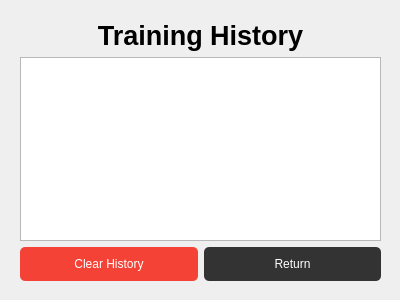
<?xml version="1.0" encoding="UTF-8"?>
<ui version="4.0">
 <class>HistoryDialog</class>
 <widget class="QDialog" name="HistoryDialog">
  <property name="geometry">
   <rect>
    <x>0</x>
    <y>0</y>
    <width>400</width>
    <height>300</height>
   </rect>
  </property>
  <widget class="QWidget" name="verticalLayoutWidget">
   <property name="geometry">
    <rect>
     <x>20</x>
     <y>20</y>
     <width>361</width>
     <height>261</height>
    </rect>
   </property>
   <layout class="QVBoxLayout" name="verticalLayout">
    <item>
     <widget class="QLabel" name="titleLabel">
      <property name="text">
       <string>Training History</string>
      </property>
      <property name="alignment">
       <set>Qt::AlignHCenter</set>
      </property>
      <property name="font">
       <font>
        <pointsize>20</pointsize>
        <weight>75</weight>
        <bold>true</bold>
       </font>
      </property>
     </widget>
    </item>
    <item>
     <widget class="QListWidget" name="historyListWidget"/>
    </item>
    <item>
     <layout class="QHBoxLayout" name="buttonLayout">
      <item>
       <widget class="QPushButton" name="clearButton">
        <property name="text">
         <string>Clear History</string>
        </property>
        <property name="styleSheet">
         <string notr="true">background-color: #f44336; color: white; padding: 10px 20px; border: none; border-radius: 5px;</string>
        </property>
       </widget>
      </item>
      <item>
       <widget class="QPushButton" name="returnButton">
        <property name="text">
         <string>Return</string>
        </property>
        <property name="styleSheet">
         <string notr="true">background-color: #333; color: white; padding: 10px 20px; border: none; border-radius: 5px;</string>
        </property>
       </widget>
      </item>
     </layout>
    </item>
   </layout>
  </widget>
 </widget>
 <resources/>
 <connections/>
</ui>
